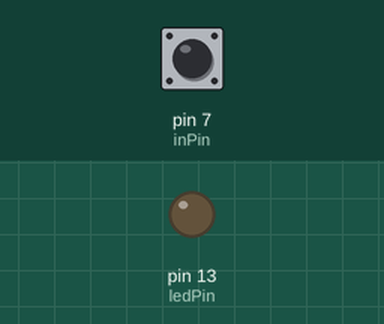
Simulated run of this sketch. Board: Arduino Uno, built with avr-gcc and run on an emulated ATmega328P. On the bench: output pins drawn as LEDs (lit = HIGH). Inputs (shaded band) come from the test bench; at power-on: pin 7 (inPin) HIGH.

Above: at 1.2 s.
1.3 s: pin 7 (inPin) pulled LOW for 0.15 s
At 2.4 s:
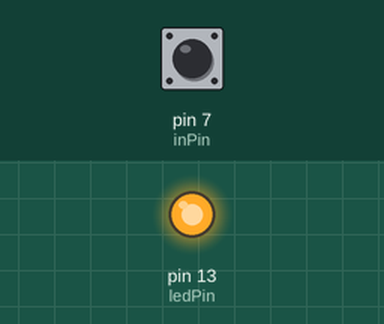
2.9 s: pin 7 (inPin) pulled LOW for 1 s
At 4.9 s:
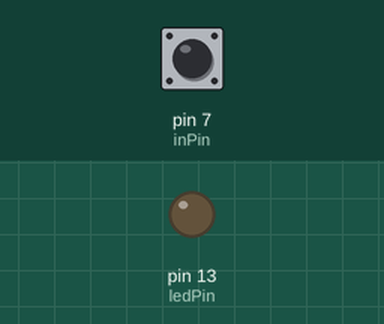
5.4 s: pin 7 (inPin) pulled LOW for 3.2 s
At 9.7 s:
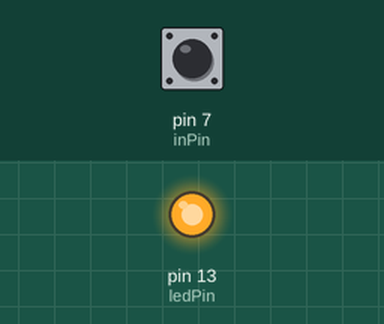
Timing chart, 0 to 11.2 s (numbered marks = the images above; inputs shaded):
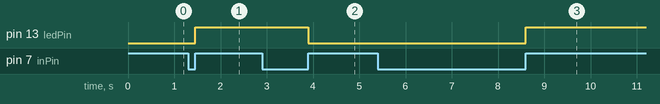

The sketch:

leitura_digital.ino
```cpp
//EXEMPLO PRA 3 VARIAVEIS NO GRAFICO

int ledPin = 13;
int inPin = 7;
int val = 0;

void setup() {
  pinMode(ledPin, OUTPUT);
  pinMode(inPin, INPUT_PULLUP);
}

void loop() {

  if (!digitalRead(inPin)) {
    delay(50);
    if (digitalRead(inPin)) {
      val = !val;
    }
  }
  digitalWrite(ledPin, val);
}
```

Measured:
- after the input at 1.3 s, pin 13 (ledPin): LOW → HIGH after 0.15 s
- after the input at 2.9 s, pin 13 (ledPin): HIGH → LOW after 1.0 s
- after the input at 5.4 s, pin 13 (ledPin): LOW → HIGH after 3.2 s
